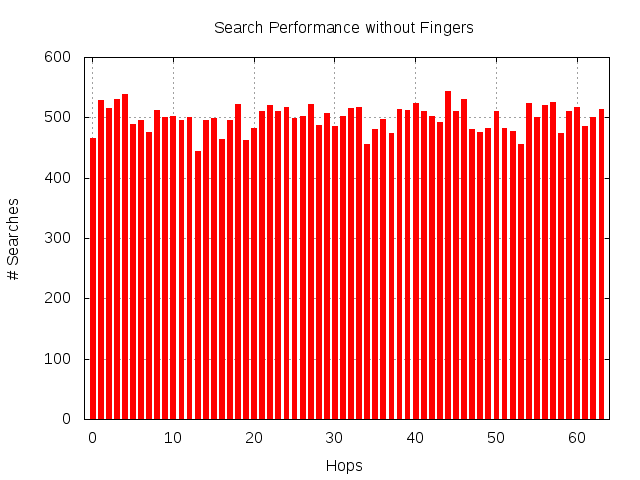

This figure's gnuplot source:
set term epslatex # font "FreeMono, 10"

set style line 1 lt 1 lc rgb "#FF0000" lw 7 # red
set style line 2 lt 1 lc rgb "#00FF00" lw 7 # green
set style line 3 lt 1 lc rgb "#0000FF" lw 7 # blue
set style line 4 lt 1 lc rgb "#000000" lw 7 # black
set style line 5 lt 1 lc rgb "#CD00CD" lw 7 # purple
set style line 7 lt 3 lc rgb "#000000" lw 7 # black, dashed line

set output "search_performance.eps"
set title "Search Performance without Fingers"

# indicates the labels
set xlabel "Hops"
set ylabel "# Searches"

# set the grid on
set grid x,y

# set the key, options are top/bottom and left/right
set key top left

# indicates the ranges
set boxwidth 0.6
set style fill solid 1.0
set yrange [0:] # example of a closed range (points outside will not be displayed)
set xrange [-1:64] # example of a range closed on one side only, the max will determined automatically

plot "search_performance.log" u ($1):($2) with boxes title ""
